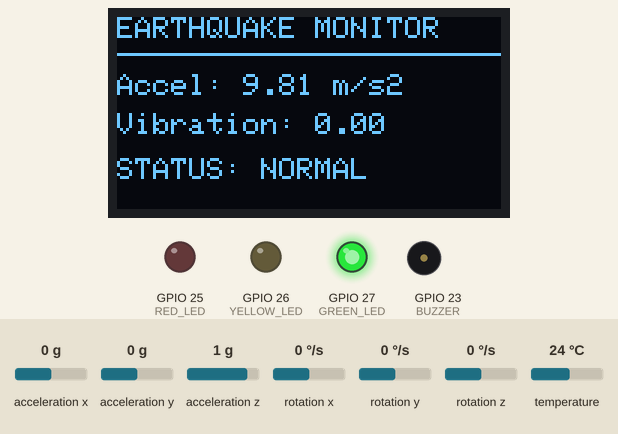
The sketch below on a simulated ESP32. Shown: 128×64 one-colour display, output pins drawn as LEDs (lit = HIGH), buzzer (waves = sounding). Dashed ring = blinking. Inputs (shaded band) come from the test bench; at power-on: acceleration x 0 g, acceleration y 0 g, acceleration z 1 g, rotation x 0 °/s, rotation y 0 °/s, rotation z 0 °/s, temperature 24 °C. What the sketch prints to the serial monitor is not drawn.

Above: at 2.7 s.
2.8 s: acceleration x set to -0.4 g
At 3.3 s:
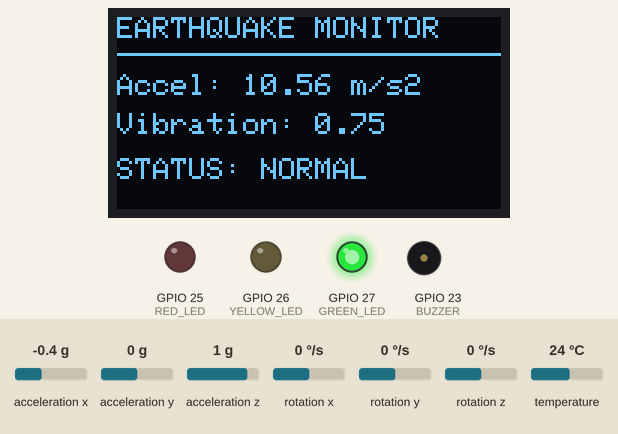
4.5 s: acceleration x set to -0.7 g
At 5.9 s:
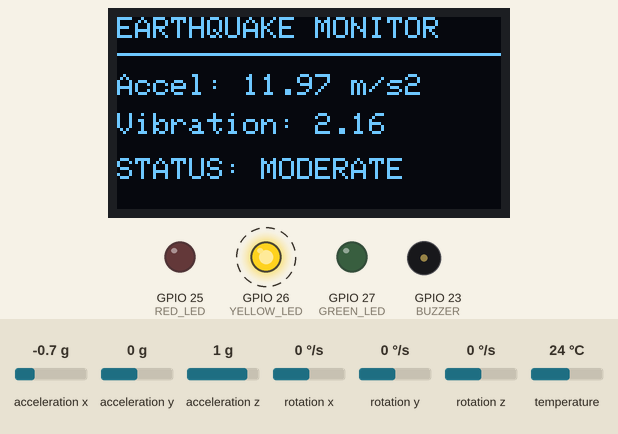
7.5 s: acceleration y set to -0.4 g
At 8.5 s:
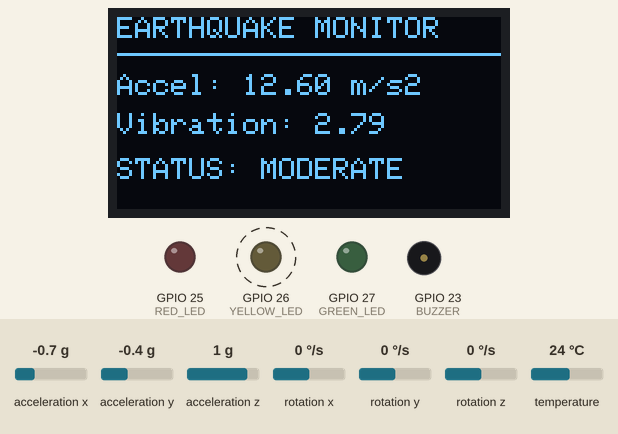
9.6 s: acceleration y set to -0.7 g
At 9.75 s:
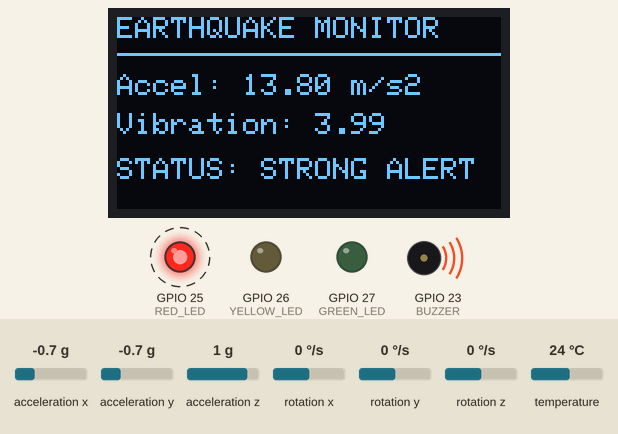
11.5 s: acceleration z set to 0.8 g
At 12.8 s:
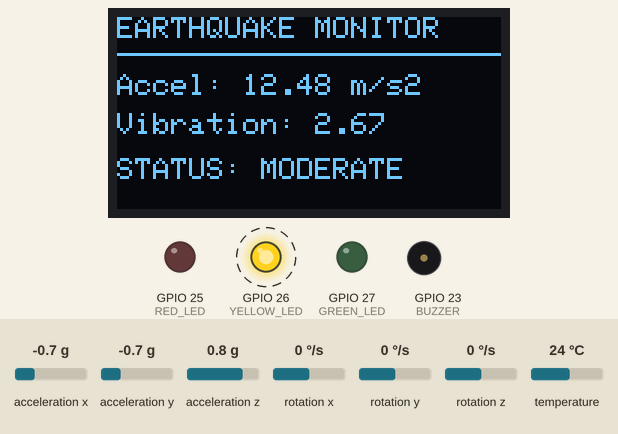
13.9 s: acceleration z set to -1.4 g
At 14.88 s:
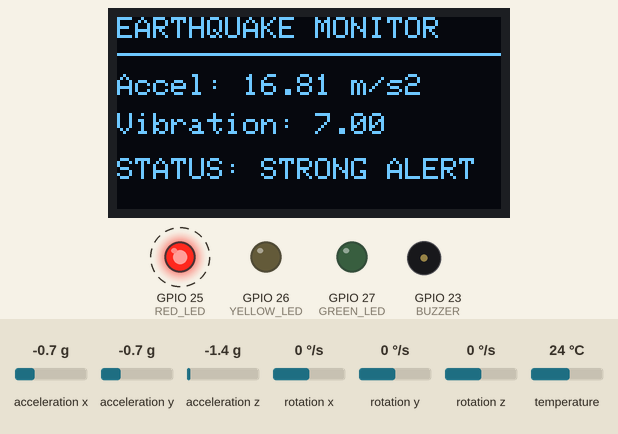
Timing chart, 0 to 16.4 s (numbered marks = the images above; inputs shaded):
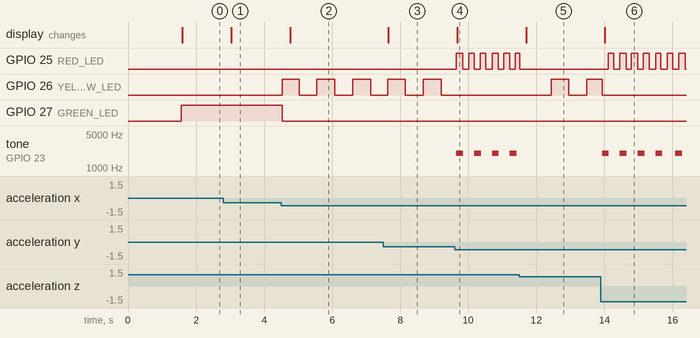

Measured:
- the behaviour switches between -0.5 and -0.6 g on acceleration x (found by bisection; images 1 and 2)
- the behaviour switches between -0.5 and -0.6 g on acceleration y (found by bisection; images 3 and 4)
- the behaviour switches between 1 and 0.9 g on acceleration z (found by bisection; images 4 and 5)
- after the input at 2.8 s, the display: changes after 0.23 s (image 1)
- after the input at 4.5 s, GPIO 26 (YELLOW_LED): alternates HIGH for 0.53 s and LOW for 0.53 s, starting at once; GPIO 27 (GREEN_LED): HIGH → LOW at once; the display: changes after 0.26 s (image 2)
- after the input at 7.5 s, the display: changes after 0.15 s (image 3)
- after the input at 9.6 s, GPIO 25 (RED_LED): alternates HIGH for 0.18 s and LOW for 0.18 s, starting after 0.05 s; GPIO 26 (YELLOW_LED): stops changing and stays LOW; tone on GPIO 23 (BUZZER): alternates 2000 Hz for 0.20 s and silent for 0.32 s, starting after 0.05 s; the display: changes after 0.08 s (image 4)
- after the input at 11.5 s, GPIO 26 (YELLOW_LED): LOW → HIGH after 0.93 s, → LOW 0.53 s later, → HIGH 0.53 s later; tone on GPIO 23 (BUZZER): stops changing and stays silent; the display: changes after 0.20 s (image 5)
- after the input at 13.9 s, GPIO 25 (RED_LED): alternates HIGH for 0.18 s and LOW for 0.18 s, starting after 0.21 s; tone on GPIO 23 (BUZZER): alternates 2000 Hz for 0.20 s and silent for 0.32 s, starting at once; the display: changes after 0.11 s (image 6)

The sketch:

sketch.ino
```cpp
#include <Wire.h>
#include <Adafruit_MPU6050.h>
#include <Adafruit_Sensor.h>
#include <Adafruit_GFX.h>
#include <Adafruit_SSD1306.h>
#include <math.h>

// LED PINS
#define GREEN_LED 27
#define YELLOW_LED 26
#define RED_LED 25

// BUZZER
#define BUZZER 23

// I2C PINS
#define SDA_PIN 21
#define SCL_PIN 22

// OLED CONFIGURATION
#define SCREEN_WIDTH 128
#define SCREEN_HEIGHT 64
#define OLED_RESET -1

Adafruit_MPU6050 mpu;

Adafruit_SSD1306 display(
  SCREEN_WIDTH,
  SCREEN_HEIGHT,
  &Wire,
  OLED_RESET
);

// VIBRATION THRESHOLDS
#define MODERATE_LIMIT 1.5
#define STRONG_LIMIT 3.5

float vibration = 0;
float totalAcceleration = 0;

int alertLevel = 0;

unsigned long lastBlink = 0;
unsigned long lastDisplay = 0;
unsigned long lastBuzzer = 0;

bool blinkState = false;

void setup() {

  Serial.begin(115200);

  // LED SETUP
  pinMode(GREEN_LED, OUTPUT);
  pinMode(YELLOW_LED, OUTPUT);
  pinMode(RED_LED, OUTPUT);
  pinMode(BUZZER, OUTPUT);

  digitalWrite(GREEN_LED, LOW);
  digitalWrite(YELLOW_LED, LOW);
  digitalWrite(RED_LED, LOW);
  digitalWrite(BUZZER, LOW);

  // I2C SETUP
  Wire.begin(SDA_PIN, SCL_PIN);

  // OLED INITIALIZATION
  if (!display.begin(
        SSD1306_SWITCHCAPVCC, 0x3C)) {

    Serial.println("OLED NOT FOUND!");
    while (true) {
      delay(100);
    }
  }

  display.clearDisplay();
  display.setTextColor(SSD1306_WHITE);
  display.setTextSize(1);
  display.setCursor(10, 20);
  display.println("EARTHQUAKE");
  display.setCursor(25, 35);
  display.println("DETECTOR");
  display.display();

  delay(1500);

  // MPU6050 INITIALIZATION
  if (!mpu.begin()) {

    Serial.println("MPU6050 NOT FOUND!");

    display.clearDisplay();
    display.setCursor(0, 20);
    display.println("MPU6050 ERROR");
    display.display();

    while (true) {
      delay(100);
    }
  }

  mpu.setAccelerometerRange(
    MPU6050_RANGE_8_G
  );

  mpu.setGyroRange(
    MPU6050_RANGE_500_DEG
  );

  mpu.setFilterBandwidth(
    MPU6050_BAND_21_HZ
  );

  Serial.println("==========================");
  Serial.println("EARTHQUAKE DETECTOR READY");
  Serial.println("==========================");
}

void loop() {

  // READ SENSOR DATA
  sensors_event_t a, g, temp;

  mpu.getEvent(&a, &g, &temp);

  // CALCULATE TOTAL ACCELERATION
  totalAcceleration = sqrt(
    a.acceleration.x * a.acceleration.x +
    a.acceleration.y * a.acceleration.y +
    a.acceleration.z * a.acceleration.z
  );

  // REMOVE APPROXIMATE GRAVITY COMPONENT
  vibration = fabs(totalAcceleration - 9.81);

  // DETECT VIBRATION LEVEL
  if (vibration >= STRONG_LIMIT) {
    alertLevel = 2;
  }
  else if (vibration >= MODERATE_LIMIT) {
    alertLevel = 1;
  }
  else {
    alertLevel = 0;
  }

  unsigned long now = millis();

  // NORMAL CONDITION
  if (alertLevel == 0) {

    digitalWrite(GREEN_LED, HIGH);
    digitalWrite(YELLOW_LED, LOW);
    digitalWrite(RED_LED, LOW);
    digitalWrite(BUZZER, LOW);

    blinkState = false;
  }

  // MODERATE VIBRATION
  else if (alertLevel == 1) {

    digitalWrite(GREEN_LED, LOW);
    digitalWrite(RED_LED, LOW);
    digitalWrite(BUZZER, LOW);

    if (now - lastBlink >= 500) {

      lastBlink = now;
      blinkState = !blinkState;

      digitalWrite(YELLOW_LED, blinkState);
    }
  }

  // STRONG VIBRATION
  else {

    digitalWrite(GREEN_LED, LOW);
    digitalWrite(YELLOW_LED, LOW);

    if (now - lastBlink >= 150) {

      lastBlink = now;
      blinkState = !blinkState;

      digitalWrite(RED_LED, blinkState);
    }

    if (now - lastBuzzer >= 500) {

      lastBuzzer = now;
      tone(BUZZER, 2000, 200);
    }
  }

  // SERIAL MONITOR
  Serial.print("Acceleration: ");
  Serial.print(totalAcceleration, 2);

  Serial.print(" | Vibration: ");
  Serial.print(vibration, 2);

  Serial.print(" | Status: ");

  if (alertLevel == 0) {
    Serial.println("NORMAL");
  }
  else if (alertLevel == 1) {
    Serial.println("MODERATE VIBRATION");
  }
  else {
    Serial.println("STRONG ALERT");
  }

  // OLED UPDATE
  if (now - lastDisplay >= 250) {

    lastDisplay = now;

    display.clearDisplay();

    display.setTextSize(1);
    display.setCursor(0, 0);
    display.println("EARTHQUAKE MONITOR");

    display.drawLine(0, 12, 127, 12,
                     SSD1306_WHITE);

    display.setCursor(0, 19);
    display.print("Accel: ");
    display.print(totalAcceleration, 2);
    display.println(" m/s2");

    display.setCursor(0, 32);
    display.print("Vibration: ");
    display.print(vibration, 2);

    display.setCursor(0, 47);
    display.print("STATUS: ");

    if (alertLevel == 0) {
      display.println("NORMAL");
    }
    else if (alertLevel == 1) {
      display.println("MODERATE");
    }
    else {
      display.println("STRONG ALERT");
    }

    display.display();
  }

  delay(50);
}
```
